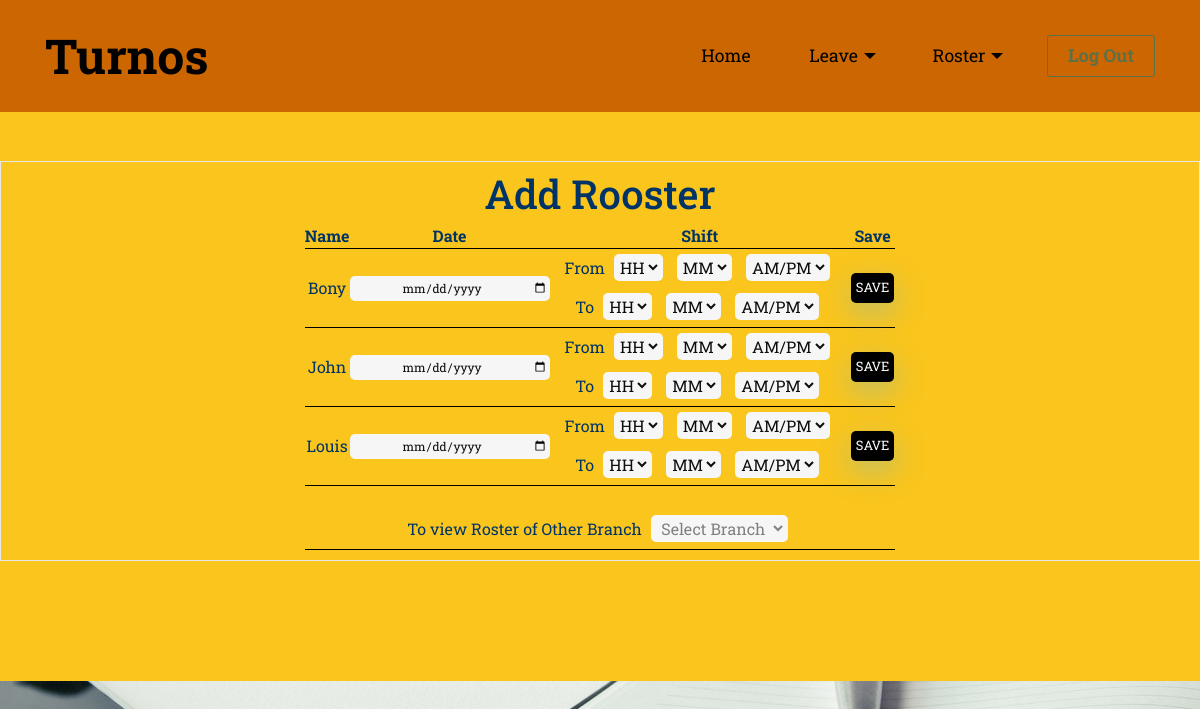
Screenshot of /addroster.php (signed in) with the database file from the repository.
### tables this page shows
CREATE TABLE `employee` (
  `id` int NOT NULL,
  `name` varchar(25) NOT NULL,
  `empid` int NOT NULL,
  `password` varchar(100) NOT NULL,
  `email` varchar(25) NOT NULL,
  `mob` bigint NOT NULL,
  `branch` varchar(25) NOT NULL,
  `designation` varchar(25) NOT NULL,
  `type` int NOT NULL DEFAULT '5'
);

### addroster.php (the view, shortened to what this page needs)
<!DOCTYPE html>
<?php
    require_once "./db/config.php";
    if(isset($_POST['branch_sel']))
    {
        $ad_branch=$_POST['branch_sel'];
    }
    else
    {
        $ad_branch=$_SESSION['branch'];
    }
?>
<html>
<head>
  <link rel="stylesheet" href="assets/bootstrap-material-design-font/css/material.css">
  <link rel="stylesheet" href="assets/tether/tether.min.css">
  <link rel="stylesheet" href="assets/bootstrap/css/bootstrap.min.css">
  <link rel="stylesheet" href="assets/dropdown/css/style.css">
  <link rel="stylesheet" href="assets/animate.css/animate.min.css">
  <link rel="stylesheet" href="assets/theme/css/style.css">
  <link rel="stylesheet" href="assets/mobirise/css/mbr-additional.css" type="text/css">
</head>
<body>
<section id="menu-4">
    <nav class="navbar navbar-dropdown navbar-fixed-top">
        <div class="container">
            <div class="mbr-table">
                <div class="mbr-table-cell">
                    <div class="navbar-brand">
                        <a class="navbar-caption text-black" href="">Turnos</a>
                    </div>
                </div>
                <div class="mbr-table-cell">
                    <ul class="nav-dropdown collapse pull-xs-right nav navbar-nav navbar-toggleable-sm" id="exCollapsingNavbar">
                        <li class="nav-item dropdown"><a class="nav-link link" href="admin.php">Home</a></li>
                        <li class="nav-item dropdown">
                        <li class="nav-item dropdown"><a class="nav-link link dropdown-toggle" data-toggle="dropdown-submenu" href="" aria-expanded="false">Leave</a>
                        </li>
                        <li class="nav-item dropdown"><a class="nav-link link dropdown-toggle" data-toggle="dropdown-submenu" href="" aria-expanded="false">Roster</a>
                        </li>
                        <li class="nav-item nav-btn"><a class="nav-link btn btn-success-outline btn-success" href="logout.php">Log Out</a></li>
                    </ul>
                </div>
            </div>
        </div>
    </nav>
</section>
<section class="mbr-section mbr-after-navbar" id="pricing-table2-6" style="background-color: rgb(250, 197, 28); padding-top: 120px; padding-bottom: 120px;">
    <div class="mbr-section mbr-section__container mbr-section__container--middle">
      <div class="container">
          <div class="row">
              <div class="col-xs-12 text-xs-center">
              </div>
          </div>
      </div>
    </div>
    <div class="mbr-section mbr-section-nopadding mbr-price-table">
      <div class="row">
                <div class="mbr-plan card text-xs-center" id="maindiv">
            <caption><h1 align="center">Add Rooster</h1></caption>
            <table align="center" cellpadding="8px" >
                                            <tr>
                                                <th >Name</th>
                                                <th >Date</th>
                                                <th >Shift</th>
                                                <th >Save</th>
                                            </tr>
                                        <?php
                                                $qry="select * from employee where type=0 and branch='$ad_branch'";
                                                $result = mysqli_query($link, $qry);
                                                if (mysqli_num_rows($result) > 0) {
                                                    while($row = mysqli_fetch_array($result)) {
                                                       ?>
                                            <form action="<?php echo htmlspecialchars($_SERVER["PHP_SELF"]); ?>" method="post" >
                                                        <tr>
                                                            <td>
                                                                <input type="hidden" name="name" value="<?php echo $row['name'];?>"><?php echo $row['name'];?>
                                                            </td>
                                                            <td><input type="date" name="r_date" required class="ros"></td>
                                                            <td>
                                                                <div class="form-inline">
                                                                    <div class="form-group col-lg-12">
                                                                        <label>From</label>
                                                                        <select class="" name="s1" id="s1" required>
                                                                            <option >HH</option>
                                                                        </select>
                                                                        <select class="" name="s2" id="s2" required>
                                                                            <option >MM</option>
                                                                        </select>
                                                                        <select class="" name="s3" id="s3" required>
                                                                            <option >AM/PM</option>
                                                                        </select>
                                                                        <br>
                                                                        <label>To</label>
                                                                        <select class="" name="s4" id="s4" required>
                                                                            <option >HH</option>
                                                                        </select>
                                                                        <select class="" name="s5" id="s5" required>
                                                                            <option >MM</option>
                                                                        </select>
                                                                        <select class="" name="s6" id="s6" required>
                                                                            <option >AM/PM</option>
                                                                        </select>
                                                                    </div>
                                                                </div>
                                                            </td>
                                                            <td><input type="submit" value="Save" name="save" id="green"></td>
                                                        </tr>
                                                         </form>
                                                       <?php
                                                    }
                                                }
                                        ?>
                                             <form action="<?php echo htmlspecialchars($_SERVER["PHP_SELF"]); ?>" method="post" >
                                                <tr>
                                                    <td colspan="9">
                                                        <br>
                                                        <label>To view Roster of Other Branch</label>
                                                        <select  class="fadeIn first" name="branch_sel" required onchange="this.form.submit()">
                                                            <option value="" disabled selected hidden>Select Branch</option>
                                                        </select>
                                                        <br>
                                                    </td>
                                                </tr>
                                            </form>
                                </table>
            </div>
         </div>
          </div>
</section>
  </body>
</html>

### assets/dropdown/css/style.css (style rules this page uses)
.navbar-dropdown { left: 0; padding: 0; position: absolute; right: 0; top: 0; transition: all 0.45s ease; z-index: 1030; }
.navbar-dropdown .navbar-brand { float: none; font-size: 0; padding: 1.25rem 0; position: relative; transition: padding 0.25s ease; white-space: nowrap; }
.navbar-dropdown .navbar-brand::before { content: ""; display: inline-block; height: 100%; vertical-align: middle; }
.navbar-dropdown .navbar-logo, .navbar-dropdown .navbar-caption { display: inline-block; vertical-align: middle; }
.navbar-dropdown .mbr-table-cell { height: 5.625rem; }
.navbar-dropdown .navbar-caption { font-family: "Montserrat"; font-size: 1rem; font-weight: 700; white-space: normal; }
.navbar-dropdown .navbar-caption, .navbar-dropdown .navbar-caption:hover { color: inherit; text-decoration: none; }
.navbar-dropdown.navbar-fixed-top { position: fixed; }
.nav-dropdown { display: table !important; font-family: "Montserrat"; font-size: 0.75rem; font-weight: 700; height: auto !important; }
.nav-dropdown .nav-item { display: table-cell; float: none; vertical-align: middle; }
.nav-dropdown .nav-btn { padding-left: 1rem; }
.nav-dropdown .link { margin: 1.667em; padding: 0; transition: color .2s ease-in-out; }
.nav-dropdown .link.dropdown-toggle { margin-right: 2.583em; }
.nav-dropdown .link.dropdown-toggle::after { margin-left: .25rem; border-top: 0.35em solid; border-right: 0.35em solid transparent; border-left: 0.35em solid transparent; border-bottom: 0; }
.nav-dropdown .link.dropdown-toggle::after { display: block; margin-top: -0.1667em; position: absolute; right: 1.3333em; top: 50%; }
.nav-dropdown .link::after, .nav-dropdown .dropdown-item::after { color: inherit; }
.nav-dropdown .btn { font-size: 0.75rem; font-weight: 700; letter-spacing: 0; margin-bottom: 0; padding-left: 1.25rem; padding-right: 1.25rem; }

### assets/mobirise/css/mbr-additional.css (style rules this page uses)
body, input, textarea, .mbr-company .list-group-text { font-family: 'Roboto Slab', serif; }
.btn, .alert, h1, h2, h3, h4, h5, h6, .h1, .h2, .h3, .h4, .h5, .h6, .display-1, .display-2, .display-3, .display-4, .mbr-figure .mbr-figure-caption, .mbr-gallery-title, .mbr-map [data-state-details], .mbr-price { font-family: 'Roboto Slab', serif; }
.btn-success { background-color: #90a878; border-color: #90a878; color: #ffffff; }
.btn-success-outline { background: none; border-color: #5d7149; color: #5d7149; }
#menu-4 .navbar-caption { color: #ffffff; font-size: 48px; font-family: 'Roboto Slab', serif; }
#menu-4 .link, #menu-4 .dropdown-item { color: #000000; font-family: 'Roboto Slab', serif; }
#menu-4 .link { font-size: 1.1rem; }
#menu-4 .navbar, #menu-4 .nav-dropdown-sm, #menu-4 .nav-dropdown-sm .link[aria-expanded="true"], #menu-4 .nav-dropdown-sm .dropdown-menu { background:#cc6600; }
#menu-4 .btn { font-family: 'Roboto Slab', serif; font-size: 18px; }
#pricing-table2-6 .mbr-plan { border-color: #e8e8e8; }

### addroster.php (style rules this page uses)
.ros { height: 25px; width: 100%; }
tr { border-bottom: 1pt solid black; }
select { background-color: #f6f6f6; border: none; color: #0d0d0d; text-align: center; text-decoration: none; display: inline-block; font-size: 16px; margin: 5px; border: 2px solid #f6f6f6; -webkit-transition: all 0.5s ease-in-out; -moz-transition: all 0.5s ease-in-out; -ms-transition: all 0.5s ease-in-out; -o-transition: all 0.5s ease-in-out; transition: all 0.5s ease-in-out; -webkit-border-radius: 5px 5px 5px 5px; border-radius: 5px 5px 5px 5px; -moz-appearance:textfield; }
select:invalid { color: gray; }
#green { background-color: #2b542c; margin: 1px; padding: 5px; }

### rows the page displays
employee: name "Bony"
employee: name "John"
employee: name "Louis"
